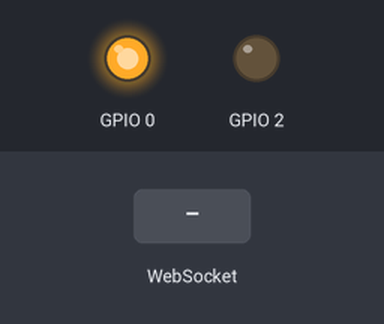
The sketch below on a simulated ESP8266 (NodeMCU). Shown: output pins drawn as LEDs (lit = HIGH). The test bench sets the inputs (shaded band). WiFi joins after 1.5 s; servers stay silent unless stated; what the sketch prints to the serial monitor is not drawn.

Above: at 1.6 s.
At 2.8 s:
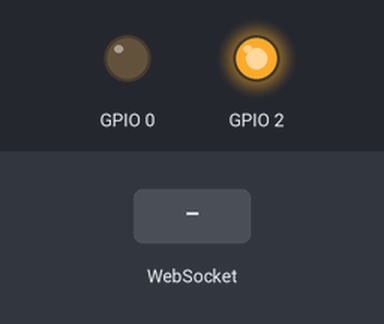
At 4.5 s:
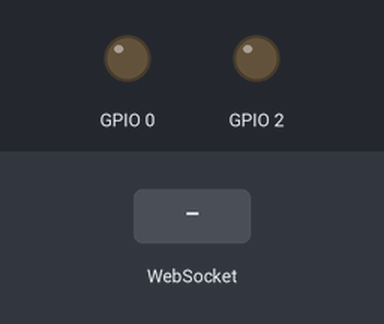
4.6 s: WebSocket text "xxxxxxxxxxxxxxxxxxx" received
6.1 s: WebSocket text "xxxxxxxxxxxxxxxxxx" received
7.6 s: WebSocket text "setPowerState" received
Timing chart, 0 to 10.6 s (numbered marks = the images above; inputs shaded):
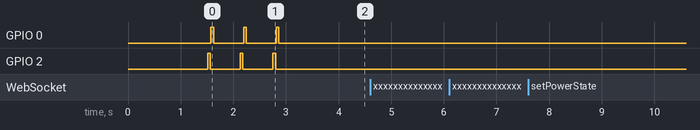

Measured:
- after the input at 4.6 s, every drawn part: stays the same
- after the input at 6.1 s, every drawn part: stays the same
- after the input at 7.6 s, every drawn part: stays the same

The sketch:

Alexa_smartbulb_web.ino
```cpp
// This coding is for ESP 8266 01 model
// Compatable with NODE MCU as well
// Follow my channel https://www.youtube.com/channel/UCKWKPFYLsz2gl0EhMo7rRqQ/
#include <Arduino.h>
#include <ESP8266WiFi.h>
#include <ESP8266WiFiMulti.h>
#include <WebSocketsClient.h> //
#include <ArduinoJson.h>
#include <StreamString.h>

ESP8266WiFiMulti WiFiMulti;
WebSocketsClient webSocket;
WiFiClient client;

#define MyApiKey "xxxxxxxxxxxxxxxxxxxxxxxx" //  Change to your sinric API Key.
#define MySSID "xxxxxxxxxxxxx" // Change to your Wifi  SSID
#define MyWifiPassword "xxxxxxxxxx" // Change to your Wifi  password

#define HEARTBEAT_INTERVAL 300000 // 5 Minutes

uint64_t heartbeatTimestamp = 0;
bool isConnected = false;


void turnOn(String deviceId) {
  if (deviceId == "xxxxxxxxxxxxxxxxxxx") // Device ID in your dash ID
  {
    Serial.print("Turn on device id: ");
    Serial.println(deviceId);
    digitalWrite(0, HIGH);
  }

}

void turnOff(String deviceId) {
   if (deviceId == "xxxxxxxxxxxxxxxxxx") // Device ID in your dash ID
   {
     Serial.print("Turn off Device ID: ");
     Serial.println(deviceId);
     digitalWrite(0, LOW);
   }

}

void webSocketEvent(WStype_t type, uint8_t * payload, size_t length) {
  switch(type) {
    case WStype_DISCONNECTED:
      isConnected = false;
      Serial.printf("[WSc] Webservice disconnected from sinric.com!\n");
      break;
    case WStype_CONNECTED: {
      isConnected = true;
      Serial.printf("[WSc] Service connected to sinric.com at url: %s\n", payload);
      Serial.printf("Waiting for commands from sinric.com ...\n");
      }
      break;
    case WStype_TEXT: {
        Serial.printf("[WSc] get text: %s\n", payload);

#if ARDUINOJSON_VERSION_MAJOR == 5
        DynamicJsonBuffer jsonBuffer;
        JsonObject& json = jsonBuffer.parseObject((char*)payload);
#endif
#if ARDUINOJSON_VERSION_MAJOR == 6
        DynamicJsonDocument json(1024);
        deserializeJson(json, (char*) payload);
#endif
        String deviceId = json ["deviceId"];
        String action = json ["action"];

        if(action == "setPowerState") { // Switch or Light
            String value = json ["value"];
            if(value == "ON") {
                turnOn(deviceId);
            } else {
                turnOff(deviceId);
            }
        }
        else if (action == "SetTargetTemperature") {
            String deviceId = json ["deviceId"];
            String action = json ["action"];
            String value = json ["value"];
        }
        else if (action == "test") {
            Serial.println("[WSc] received test command from sinric.com");
        }
      }
      break;
    case WStype_BIN:
      Serial.printf("[WSc] get binary length: %u\n", length);
      break;
  }
}

void setup() {
  Serial.begin(115200);
  pinMode(0, OUTPUT);
  pinMode(2, OUTPUT);

  WiFiMulti.addAP(MySSID, MyWifiPassword);
  Serial.println();
  Serial.print("Connecting to Wifi: ");
  Serial.println(MySSID);

  // Waiting for Wifi connect
  while(WiFiMulti.run() != WL_CONNECTED) {
    delay(500);
    Serial.print(".");
  }
  if(WiFiMulti.run() == WL_CONNECTED) {
    Serial.println("");
    Serial.print("WiFi connected. ");
    Serial.print("IP address: ");
    Serial.println(WiFi.localIP());
  }

  // server address, port and URL
  webSocket.begin("iot.sinric.com", 80, "/");

  // event handler
  webSocket.onEvent(webSocketEvent);
  webSocket.setAuthorization("apikey", MyApiKey);

  // try again every 5000ms if connection has failed
  webSocket.setReconnectInterval(5000);   // If you see 'class WebSocketsClient' has no member named 'setReconnectInterval' error update arduinoWebSockets
   for(int i=0; i<3; i++) // blink the bulb everytime when it gets connected to the home wifi.
  {
       delay(10);
       digitalWrite(2, 1);
       delay(50);
       digitalWrite(2, 0);
       delay(10);
       digitalWrite(0, 1);
       delay(50);
       digitalWrite(0, 0);
       delay(500);
  }
}

void loop() {
  webSocket.loop();

  if(isConnected) {
      uint64_t now = millis();

            if((now - heartbeatTimestamp) > HEARTBEAT_INTERVAL) {
          heartbeatTimestamp = now;
          webSocket.sendTXT("H");
      }
  }
}
```
